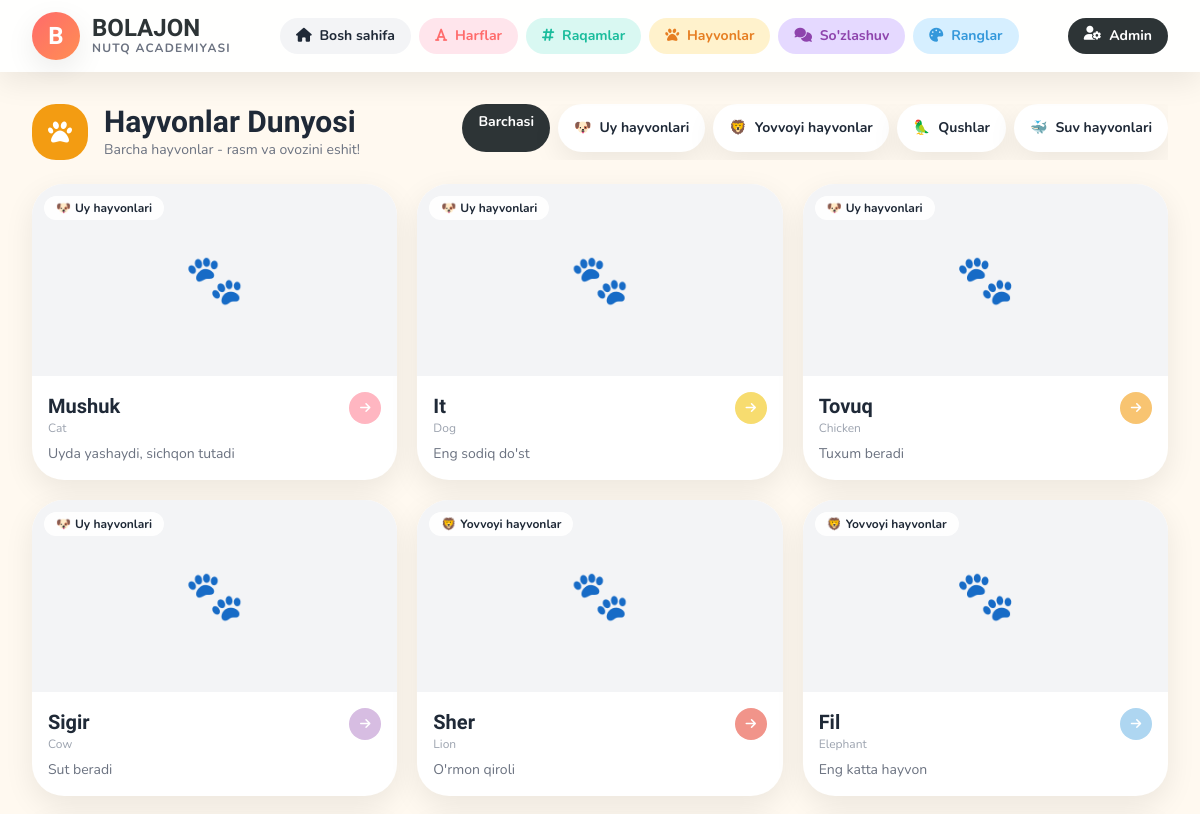
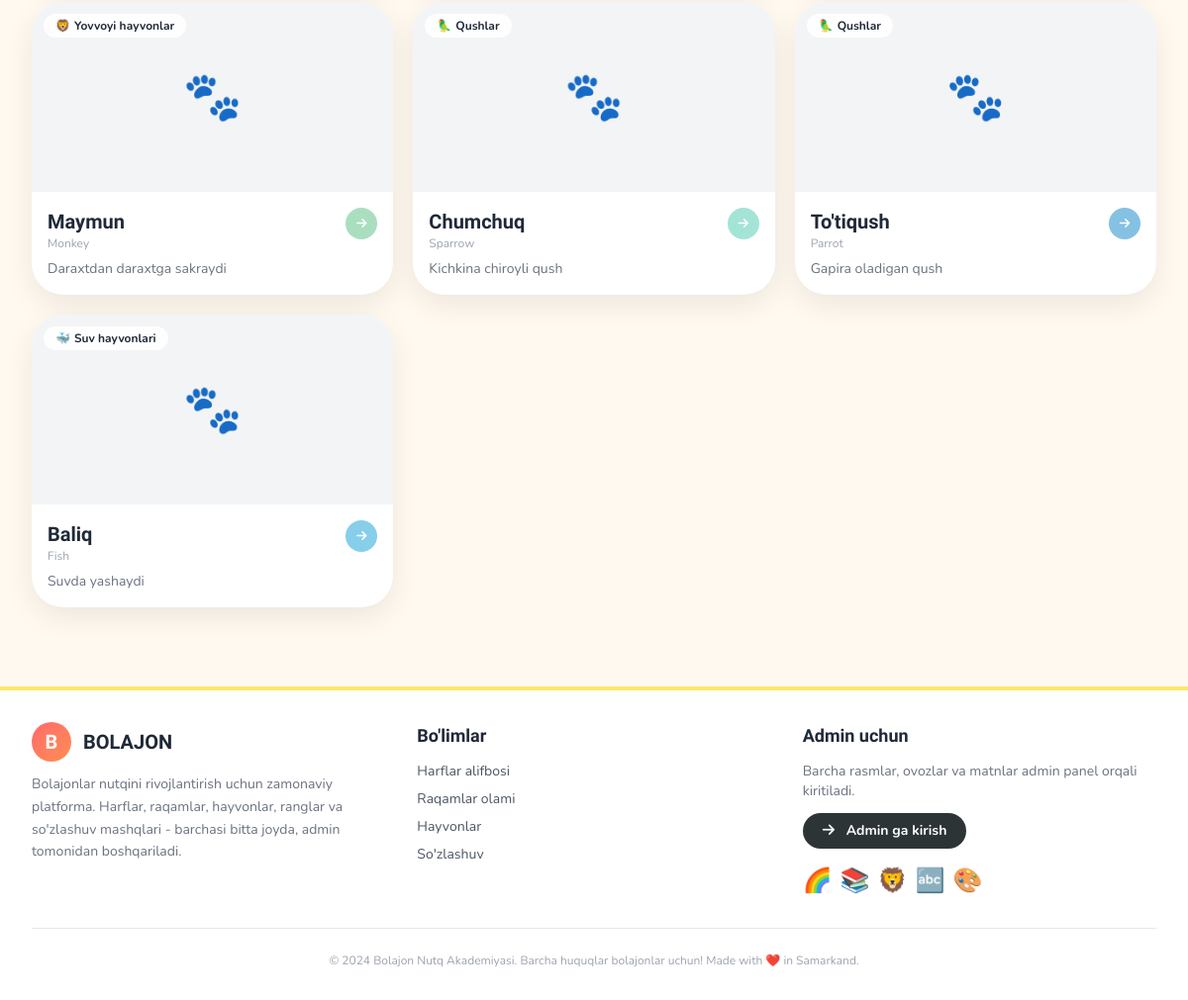
Page /hayvonlar/ on the committed database (2 pictures, top to bottom).
### core/models.py (models this page shows, shortened)
class AnimalCategory(models.Model):
    CATEGORY_CHOICES = [
        ('uy', 'Uy hayvonlari'),
        ('yovvoyi', 'Yovvoyi hayvonlar'),
        ('qushlar', 'Qushlar'),
        ('suv', 'Suv hayvonlari'),
        ('hasharot', 'Hasharotlar'),
    ]
    name = models.CharField(max_length=100, verbose_name="Kategoriya nomi")
    slug = models.SlugField(max_length=100, unique=True, verbose_name="Slug", blank=True)
    type = models.CharField(max_length=20, choices=CATEGORY_CHOICES, default='uy', verbose_name="Turi")
    description = models.TextField(blank=True, verbose_name="Tavsif")
    image = models.ImageField(upload_to='animals/categories/', verbose_name="Kategoriya rasmi", blank=True, null=True)
    icon = models.CharField(max_length=50, blank=True, verbose_name="Emoji/Icon", help_text="Masalan: 🐶, 🦁")
    color = models.CharField(max_length=20, default="#FFE66D", verbose_name="Fon rangi")
    order = models.PositiveIntegerField(default=0, verbose_name="Tartib")
    class Meta:
        verbose_name = "Hayvon kategoriyasi"
        verbose_name_plural = "Hayvon kategoriyalari"
        ordering = ['order']

class Animal(models.Model):
    category = models.ForeignKey(AnimalCategory, on_delete=models.CASCADE, related_name='animals', verbose_name="Kategoriya")
    name = models.CharField(max_length=100, verbose_name="Hayvon nomi", help_text="Masalan: Mushuk")
    name_en = models.CharField(max_length=100, blank=True, verbose_name="Inglizcha nomi", help_text="Masalan: Cat")
    image = models.ImageField(upload_to='animals/images/', verbose_name="Hayvon rasmi")
    audio_sound = models.FileField(upload_to='animals/sounds/', verbose_name="Hayvon ovozi (miyov, vov...) ", blank=True, null=True)
    audio_name = models.FileField(upload_to='animals/names/', verbose_name="Nom talaffuzi ovozi", blank=True, null=True)
    description = models.TextField(verbose_name="Hayvon haqida (bolalar uchun)", blank=True)
    where_lives = models.CharField(max_length=200, blank=True, verbose_name="Qayerda yashaydi?")
    what_eats = models.CharField(max_length=200, blank=True, verbose_name="Nima yeydi?")
    interesting_fact = models.TextField(blank=True, verbose_name="Qiziqarli fakt")
    color = models.CharField(max_length=20, default="#FF9F1C", verbose_name="Fon rangi")
    order = models.PositiveIntegerField(default=0, verbose_name="Tartib")
    is_active = models.BooleanField(default=True, verbose_name="Faolmi?")
    class Meta:
        verbose_name = "Hayvon"
        verbose_name_plural = "Hayvonlar"
        ordering = ['order', 'name']

### core/views.py (the view)
# urls.py: path('hayvonlar/', views.animal_list, name='animal_list'),
def animal_list(request, slug=None):
    categories = AnimalCategory.objects.all()
    if slug:
        category = get_object_or_404(AnimalCategory, slug=slug)
        animals = Animal.objects.filter(category=category, is_active=True).order_by('order')
    else:
        category = None
        animals = Animal.objects.filter(is_active=True).order_by('order')
    type_filter = request.GET.get('type')
    if type_filter:
        animals = animals.filter(category__type=type_filter)
    context = {
        'animals': animals,
        'categories': categories,
        'current_category': category,
        'type_filter': type_filter,
    }
    return render(request, 'core/animal_list.html', context)

### templates/core/animal_list.html (shortened to what this page needs)
{% extends 'base.html' %}
{% block content %}
<div class="flex flex-col lg:flex-row justify-between gap-4 mb-6">
    <div class="flex items-center gap-4">
        <div class="w-14 h-14 bubble bg-[#F39C12] text-white flex items-center justify-center text-2xl"><i class="fa-solid fa-paw"></i></div>
        <div>
            <h1 class="baloo text-3xl font-extrabold">Hayvonlar Dunyosi</h1>
            <p class="text-gray-500 text-sm">{% if current_category %}{{ current_category.name }}{% else %}Barcha hayvonlar{% endif %} - rasm va ovozini eshit!</p>
        </div>
    </div>
    <div class="flex gap-2 overflow-x-auto no-scrollbar pb-2">
        <a href="{% url 'animal_list' %}" class="px-4 py-2 bubble font-bold text-sm whitespace-nowrap {% if not current_category %}bg-[#2D3436] text-white{% else %}bg-white shadow-soft{% endif %}">Barchasi</a>
        {% for cat in categories %}
        <a href="{% url 'animal_list_by_category' cat.slug %}" class="px-4 py-2 bubble font-bold text-sm whitespace-nowrap flex items-center gap-2 {% if current_category.slug == cat.slug %}bg-[#2D3436] text-white{% else %}bg-white shadow-soft{% endif %}">
            <span>{{ cat.icon }}</span> {{ cat.name }}
        </a>
        {% endfor %}
    </div>
</div>
{% if animals %}
<div class="grid sm:grid-cols-2 lg:grid-cols-3 gap-5">
    {% for animal in animals %}
    <a href="{% url 'animal_detail' animal.pk %}" class="group bubble-lg bg-white overflow-hidden shadow-soft hover:shadow-hover transition">
        <div class="relative h-48 overflow-hidden">
            {% if animal.image %}
            <img src="{{ animal.image.url }}" alt="{{ animal.name }}" class="w-full h-full object-cover group-hover:scale-110 transition duration-500">
            {% else %}
            <div class="w-full h-full flex items-center justify-center bg-gray-100 text-5xl">🐾</div>
            {% endif %}
            <div class="absolute top-3 left-3 px-3 py-1 bubble bg-white/90 backdrop-blur text-xs font-bold flex items-center gap-1"><span>{{ animal.category.icon }}</span> {{ animal.category.name }}</div>
        </div>
        <div class="p-4">
            <div class="flex justify-between items-start">
                <div>
                    <h3 class="baloo text-xl font-extrabold">{{ animal.name }}</h3>
                    {% if animal.name_en %}<p class="text-xs text-gray-400">{{ animal.name_en }}</p>{% endif %}
                </div>
                <span class="w-8 h-8 bubble flex items-center justify-center text-white text-xs font-bold" style="background: {{ animal.color }}"><i class="fa-solid fa-arrow-right"></i></span>
            </div>
            <p class="text-sm text-gray-500 mt-2 line-clamp-2">{{ animal.description|default:"" }}</p>
        </div>
    </a>
    {% endfor %}
</div>
{% endif %}
{% endblock %}

### templates/base.html (style rules this page uses)
body { font-family: 'Nunito', sans-serif; }
.baloo { font-family: 'Baloo 2', cursive; }
.bubble { border-radius: 24px; }
.bubble-lg { border-radius: 32px; }
.shadow-soft { box-shadow: 0 10px 30px rgba(0,0,0,0.08); }
.no-scrollbar { -ms-overflow-style: none; scrollbar-width: none; }

### rows in the picture
AnimalCategory: icon "🐶", name "Uy hayvonlari"
AnimalCategory: icon "🦁", name "Yovvoyi hayvonlar"
AnimalCategory: icon "🦜", name "Qushlar"
AnimalCategory: icon "🐳", name "Suv hayvonlari"
Animal: category.icon "🐶", category.name "Uy hayvonlari", name "Mushuk", name_en "Cat", description "Uyda yashaydi, sichqon tutadi"
Animal: category.icon "🐶", category.name "Uy hayvonlari", name "It", name_en "Dog", description "Eng sodiq do'st"
Animal: category.icon "🐶", category.name "Uy hayvonlari", name "Tovuq", name_en "Chicken", description "Tuxum beradi"
Animal: category.icon "🐶", category.name "Uy hayvonlari", name "Sigir", name_en "Cow", description "Sut beradi"
Animal: category.icon "🦁", category.name "Yovvoyi hayvonlar", name "Sher", name_en "Lion", description "O'rmon qiroli"
Animal: category.icon "🦁", category.name "Yovvoyi hayvonlar", name "Fil", name_en "Elephant", description "Eng katta hayvon"
Animal: category.icon "🦁", category.name "Yovvoyi hayvonlar", name "Maymun", name_en "Monkey", description "Daraxtdan daraxtga sakraydi"
Animal: category.icon "🦜", category.name "Qushlar", name "Chumchuq", name_en "Sparrow", description "Kichkina chiroyli qush"
Animal: category.icon "🦜", category.name "Qushlar", name "To'tiqush", name_en "Parrot", description "Gapira oladigan qush"
Animal: category.icon "🐳", category.name "Suv hayvonlari", name "Baliq", name_en "Fish", description "Suvda yashaydi"
